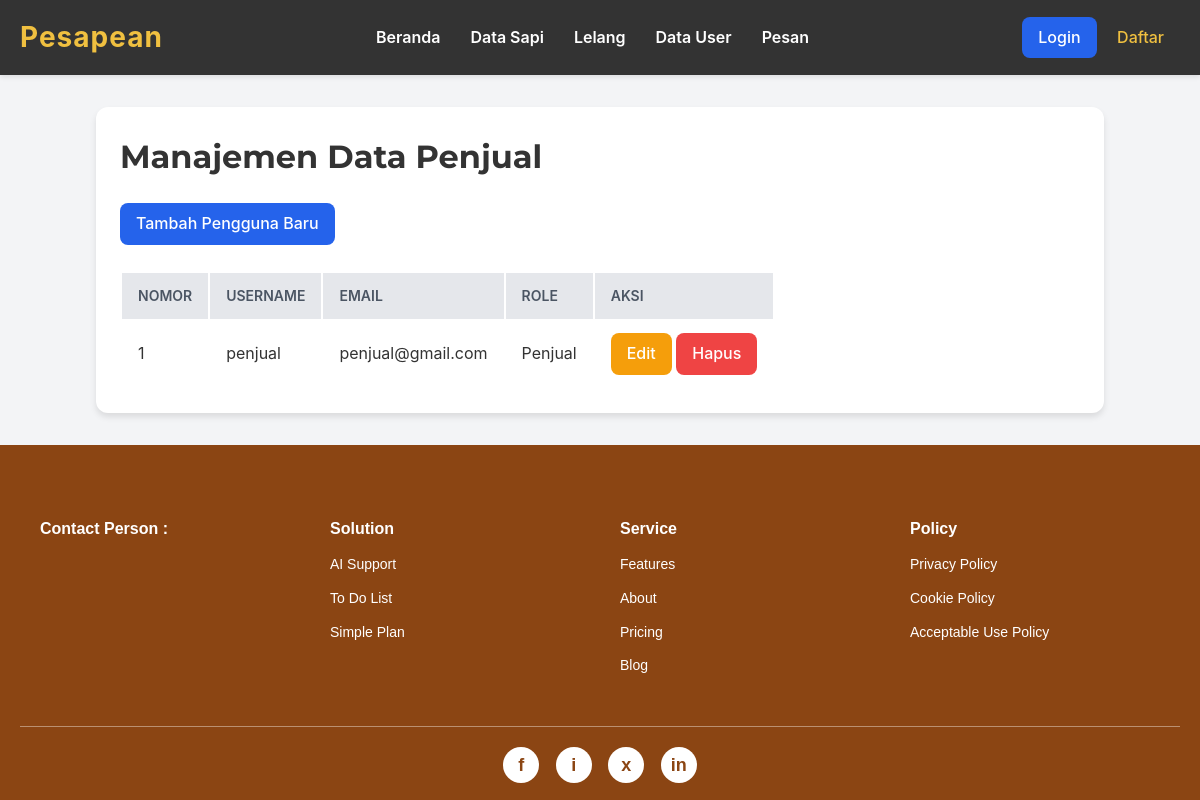
Before: /admin/data_user.php with the older database file.
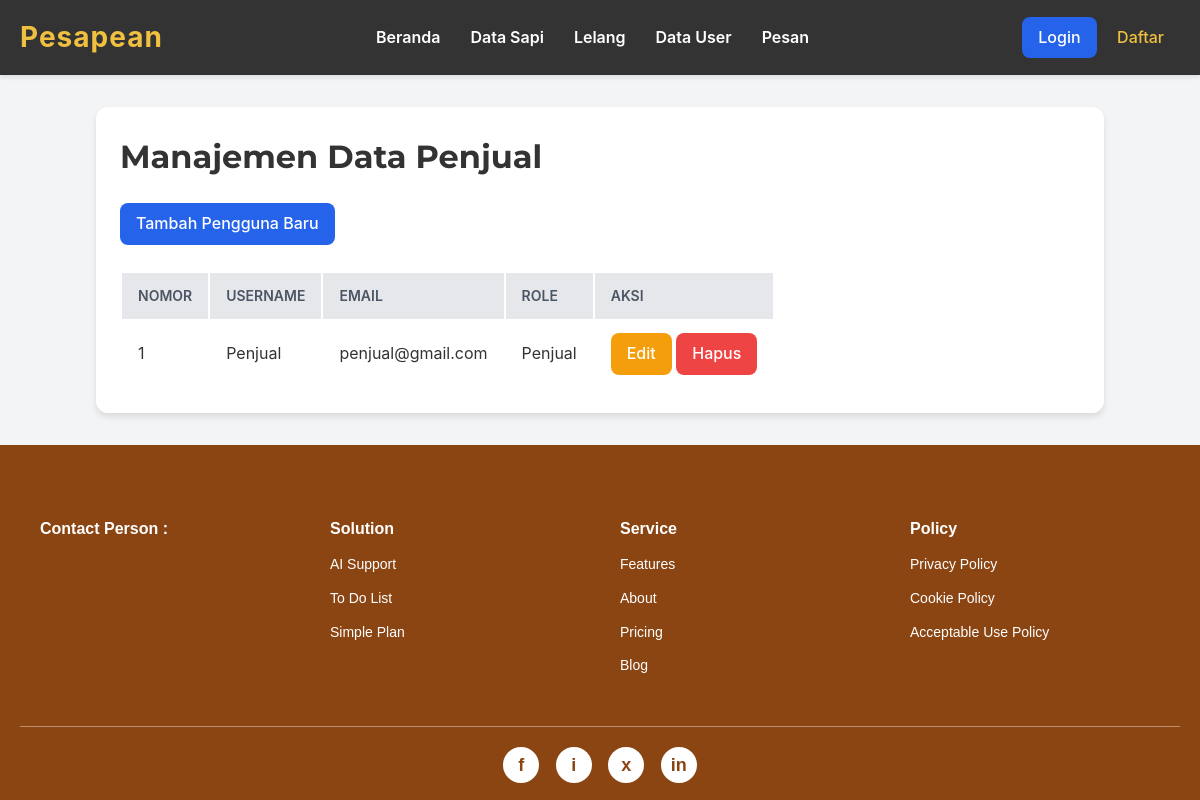
After: the same page with the newer database file.
### tables this page shows
CREATE TABLE `users` (
  `id_user` int(11) NOT NULL,
  `username` varchar(50) DEFAULT NULL,
  `email` varchar(100) DEFAULT NULL,
  `password` varchar(100) DEFAULT NULL,
  `createdAt` datetime DEFAULT NULL,
  `updateAt` datetime DEFAULT NULL,
  `id_role` int(11) DEFAULT NULL
);

CREATE TABLE `role` (
  `id_role` int(11) NOT NULL,
  `nama_role` varchar(50) NOT NULL
);

### admin/data_user.php (the view, shortened to what this page needs)
<?php
include '../koneksi.php';
$query_users = "SELECT u.id_user, u.username, u.email, r.nama_role
                 FROM users u
                 JOIN role r ON u.id_role = r.id_role
                 WHERE r.nama_role = 'Penjual'
                 ORDER BY u.id_user DESC";
$result_users = mysqli_query($koneksi, $query_users);
?>
<!DOCTYPE html>
<html lang="id">
<head>
    <link rel="stylesheet" href="../style.css">
</head>
<body>
    <header class="main-header">
        <nav class="navbar">
            <div class="logo">
                <a href="admin/admin.php">Pesapean</a>
            </div>
            <ul class="nav-links">
                <li><a href="../admin/admin.php">Beranda</a></li>
                <li><a href="../admin/data_sapi.php?jenis=sonok">Data Sapi</a></li>
                <li><a href="../admin/lelang.php">Lelang</a></li>
                <li><a href="../admin/data_user.php">Data User</a></li>
                <li><a href="../admin/pesan.php">Pesan</a></li>
            </ul>
            <div class="auth-links">
                <?php if (isset($_SESSION['id_user'])): ?>
                    <a href="../auth/profile.php" class="btn btn-primary">Profile</a>
                <?php else: ?>
                    <a href="../auth/login.php" class="btn btn-primary">Login</a>
                    <a href="../auth/register.php" class="btn btn-outline-primary">Daftar</a>
                <?php endif; ?>
            </div>
        </nav>
    </header>
    <div class="container">
        <h1 class="text-3xl font-bold text-center mb-6 text-gray-800">Manajemen Data Penjual</h1>
        <div class="mb-6">
            <a href="manage_user.php?action=add" class="btn btn-primary">Tambah Pengguna Baru</a>
        </div>
        <br>
        <div class="overflow-x-auto rounded-lg shadow-md">
            <table class="min-w-full bg-white rounded-lg overflow-hidden">
                <thead class="bg-gray-200">
                    <tr>
                        <th class="py-3 px-4">Nomor</th>
                        <th class="py-3 px-4">Username</th>
                        <th class="py-3 px-4">Email</th>
                        <th class="py-3 px-4">Role</th>
                        <th class="py-3 px-4">Aksi</th>
                    </tr>
                </thead>
                <tbody>
                    <?php
                    if (mysqli_num_rows($result_users) > 0):
                        $nomor_urut = 1;
                    ?>
                        <?php while ($row = mysqli_fetch_assoc($result_users)): ?>
                            <tr class="border-b border-gray-200">
                                <td class="py-3 px-4"><?php echo $nomor_urut++; ?></td>
                                <td class="py-3 px-4"><?php echo htmlspecialchars($row['username']); ?></td>
                                <td class="py-3 px-4"><?php echo htmlspecialchars($row['email']); ?></td>
                                <td class="py-3 px-4"><?php echo htmlspecialchars($row['nama_role']); ?></td>
                                <td class="py-3 px-4 flex space-x-2">
                                    <a href="../admin/manage_user.php?action=edit&id=<?php echo htmlspecialchars($row['id_user']); ?>" class="btn btn-edit text-sm">Edit</a>
                                    <a href="../admin/manage_user.php?action=delete&id=<?php echo htmlspecialchars($row['id_user']); ?>"
                                        onclick="return confirm('Apakah Anda yakin ingin menghapus pengguna ini?');"
                                        class="btn btn-delete text-sm">Hapus</a>
                                </td>
                            </tr>
                        <?php endwhile; ?>
                    <?php else: ?>
                        <tr>
                            <td colspan="5" class="py-4 px-4 text-center text-gray-500">Tidak ada data pengguna dengan role Penjual.</td>
                        </tr>
                    <?php endif; ?>
                </tbody>
            </table>
        </div>
    </div>
    <?php include '../footer.php'; ?>
</body>
</html>

Changed rows visible on the page:
removed users: username "penjual", email "penjual@gmail.com", id_role.nama_role "Penjual"
added users: username "Penjual", email "penjual@gmail.com", id_role.nama_role "Penjual"
